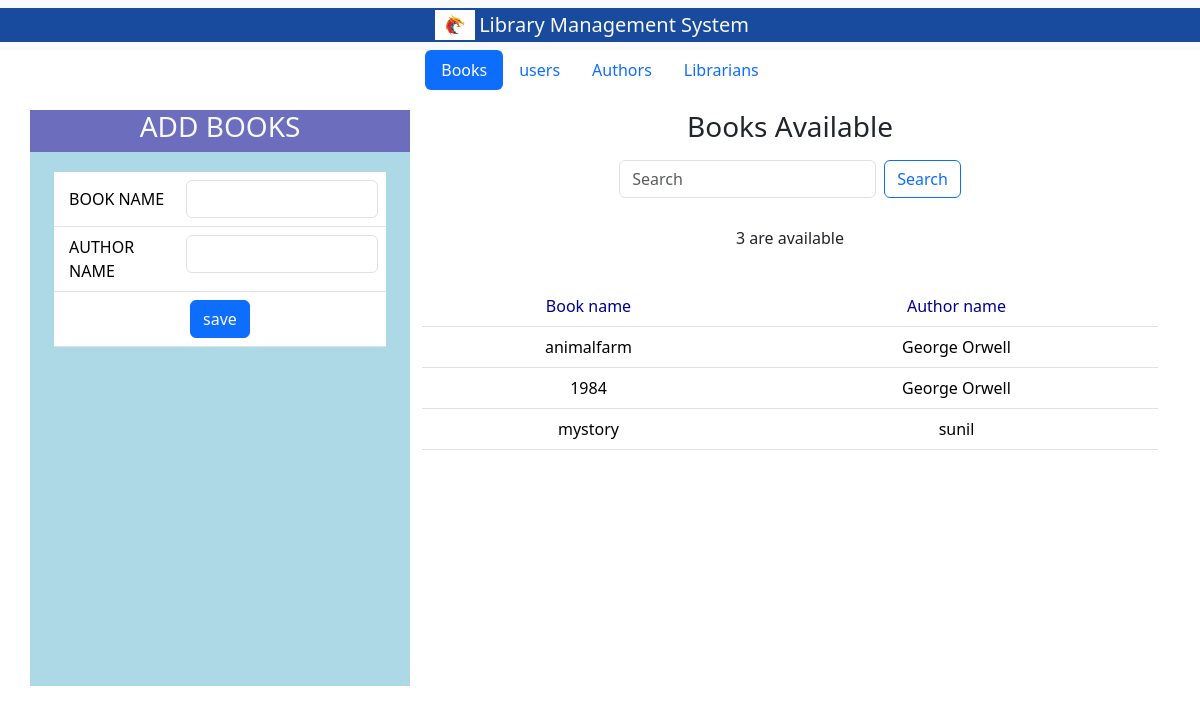
Screenshot of /Books/ with the database file from the repository.
### library/models.py (models this page shows, shortened)
class Book(models.Model):
    book_name = models.CharField(max_length=200)
    author_name=models.CharField(max_length=200)

### library/views.py (the view)
# urls.py: path("Books/", views.book_tab, name="books"),
def book_tab(request):
    if request.method == 'GET':
        books=Book.objects.all()
        return render(request,'books.html',context={'current_tab':'Books' ,'books':books})
    else:
        query=request.POST.get('query')
        books = Book.objects.filter(book_name__icontains=query)
        return render(request,'books.html',context={'current_tab':'Books' ,'books':books})

### templates/books.html (shortened to what this page needs)
{%extends "index.html"%}
{%load static%}
{% block content %}
<div class="container text-center justify-content-center align-items-center">
    <div class="row justify-content-center align-middle" style="margin-top: 20px;">
        <div class="col-md-4 text-light" style="background-color: rgb(109, 109, 189);">
            <h3>ADD BOOKS</h3>
        </div>
        <div class="col-md-8">
            <h3>Books Available </h3>
        </div>
    </div>
    <div class="row">
        <div class="col-md-4" style="background: lightblue;">
          <div class="container">
            <form action="/Books/add/" method="Post" class="d-flex">
                <table class="table" style="margin-top: 20px;">
                    <tr>
                        <td style="text-align:left; vertical-align: middle; padding-left: 15px;">BOOK NAME</td>
                        <td><input type="text" class="form-control" name="book_name"></td>
                    </tr>
                    <tr>
                        <td style="text-align:left; vertical-align: middle; padding-left: 15px;">AUTHOR NAME</td>
                        <td><input type="text" class="form-control" name="author_name"></td>
                    </tr>
                    <tr>
                        <td colspan="3">
                           <button class="btn btn-primary" type="submit">save</button>
                        </td>
                    </tr>
                </table>
            </form>
          </div>
        </div>
        <div class="col-md-8">
            <nav class="navbar bg-body-light">
                <div class="container-fluid justify-content-center align-items-center">
                    <form class="d-flex" role="search" action="/Books/" method="post">
                        <input class="form-control me-2" type="search" placeholder="Search" aria-label="Search" name="query" value="{{query}}">
                        <button class="btn btn-outline-primary" type="submit">Search</button>
                    </form>
                </div>
            </nav>
            <div class="row" style="margin-top: 20px;">
                <p>{{books|length}} are available</p>
            </div>
            <div class="row" style="margin-top: 20px;">
                <div class="container" style="overflow-y: auto; height: 400px;">
                    <table class="table table-hover">
                        <thead>
                            <tr>
                                    <td style="color: darkblue;">Book name</td>
                                    <td style="color: darkblue;">Author name</td>
                            </tr>
                        </thead>
                        <tbody>
                            {% for book in books %}
                                <tr>
                                    <td>{{book.book_name}}</td>
                                    <td>{{book.author_name}}</td>
                                </tr>
                            {% endfor %}
                        </tbody>
                    </table>
                </div>
            </div>
        </div>
    </div>
</div>
{% endblock content %}

### rows the page displays
Book: book_name "animalfarm", author_name "George Orwell"
Book: book_name "1984", author_name "George Orwell"
Book: book_name "mystory", author_name "sunil"

### other values shown
{{ books|length }} "3"
